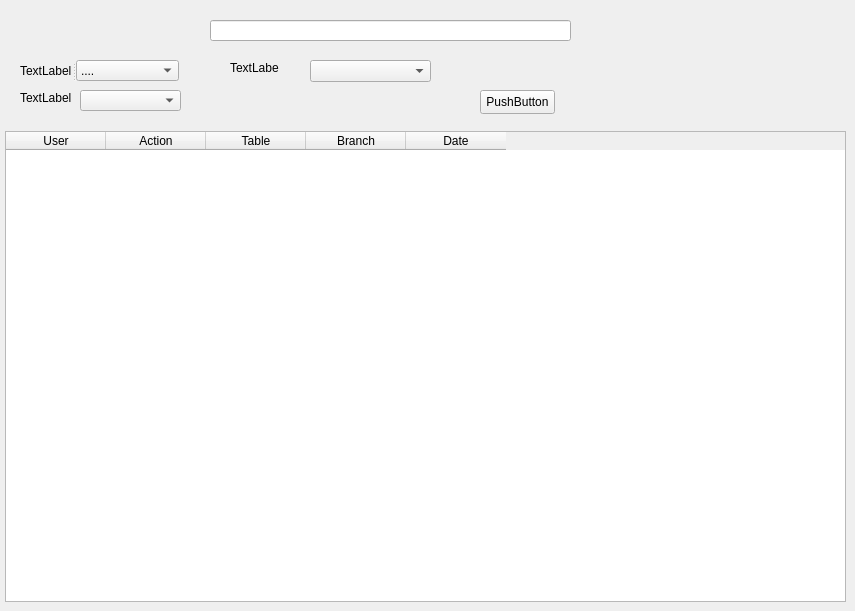
      <widget class="QWidget" name="tab_34">
       <attribute name="title">
        <string>History</string>
       </attribute>
       <widget class="QTableWidget" name="tableWidget_11">
        <property name="geometry">
         <rect>
          <x>5</x>
          <y>131</y>
          <width>841</width>
          <height>471</height>
         </rect>
        </property>
        <column>
         <property name="text">
          <string>User</string>
         </property>
        </column>
        <column>
         <property name="text">
          <string>Action</string>
         </property>
        </column>
        <column>
         <property name="text">
          <string>Table</string>
         </property>
        </column>
        <column>
         <property name="text">
          <string>Branch</string>
         </property>
        </column>
        <column>
         <property name="text">
          <string>Date</string>
         </property>
        </column>
       </widget>
       <widget class="QLineEdit" name="lineEdit_67">
        <property name="geometry">
         <rect>
          <x>210</x>
          <y>20</y>
          <width>361</width>
          <height>21</height>
         </rect>
        </property>
       </widget>
       <widget class="QComboBox" name="comboBox_25">
        <property name="geometry">
         <rect>
          <x>80</x>
          <y>90</y>
          <width>101</width>
          <height>21</height>
         </rect>
        </property>
       </widget>
       <widget class="QLabel" name="label_59">
        <property name="geometry">
         <rect>
          <x>20</x>
          <y>90</y>
          <width>54</width>
          <height>16</height>
         </rect>
        </property>
        <property name="text">
         <string>TextLabel</string>
        </property>
       </widget>
       <widget class="QComboBox" name="comboBox_27">
        <property name="geometry">
         <rect>
          <x>310</x>
          <y>60</y>
          <width>121</width>
          <height>22</height>
         </rect>
        </property>
       </widget>
       <widget class="QLabel" name="label_60">
        <property name="geometry">
         <rect>
          <x>230</x>
          <y>60</y>
          <width>49</width>
          <height>16</height>
         </rect>
        </property>
        <property name="text">
         <string>TextLabel</string>
        </property>
       </widget>
       <widget class="QPushButton" name="pushButton_43">
        <property name="geometry">
         <rect>
          <x>480</x>
          <y>90</y>
          <width>75</width>
          <height>24</height>
         </rect>
        </property>
        <property name="text">
         <string>PushButton</string>
        </property>
       </widget>
       <widget class="QSplitter" name="splitter">
        <property name="geometry">
         <rect>
          <x>20</x>
          <y>60</y>
          <width>159</width>
          <height>21</height>
         </rect>
        </property>
        <property name="orientation">
         <enum>Qt::Horizontal</enum>
        </property>
        <widget class="QLabel" name="label_58">
         <property name="text">
          <string>TextLabel</string>
         </property>
        </widget>
        <widget class="QComboBox" name="comboBox_24">
         <item>
          <property name="text">
           <string>....</string>
          </property>
         </item>
         <item>
          <property name="text">
           <string>Login</string>
          </property>
         </item>
         <item>
          <property name="text">
           <string>Logout</string>
          </property>
         </item>
         <item>
          <property name="text">
           <string>Add Book</string>
          </property>
         </item>
         <item>
          <property name="text">
           <string>Remove Book</string>
          </property>
         </item>
         <item>
          <property name="text">
           <string>Edit book</string>
          </property>
         </item>
         <item>
          <property name="text">
           <string>Add Client</string>
          </property>
         </item>
         <item>
          <property name="text">
           <string>Remove Client</string>
          </property>
         </item>
         <item>
          <property name="text">
           <string>Edit Client</string>
          </property>
         </item>
         <item>
          <property name="text">
           <string>Rent Book</string>
          </property>
         </item>
         <item>
          <property name="text">
           <string>Retrieve Book</string>
          </property>
         </item>
        </widget>
       </widget>
      </widget>
